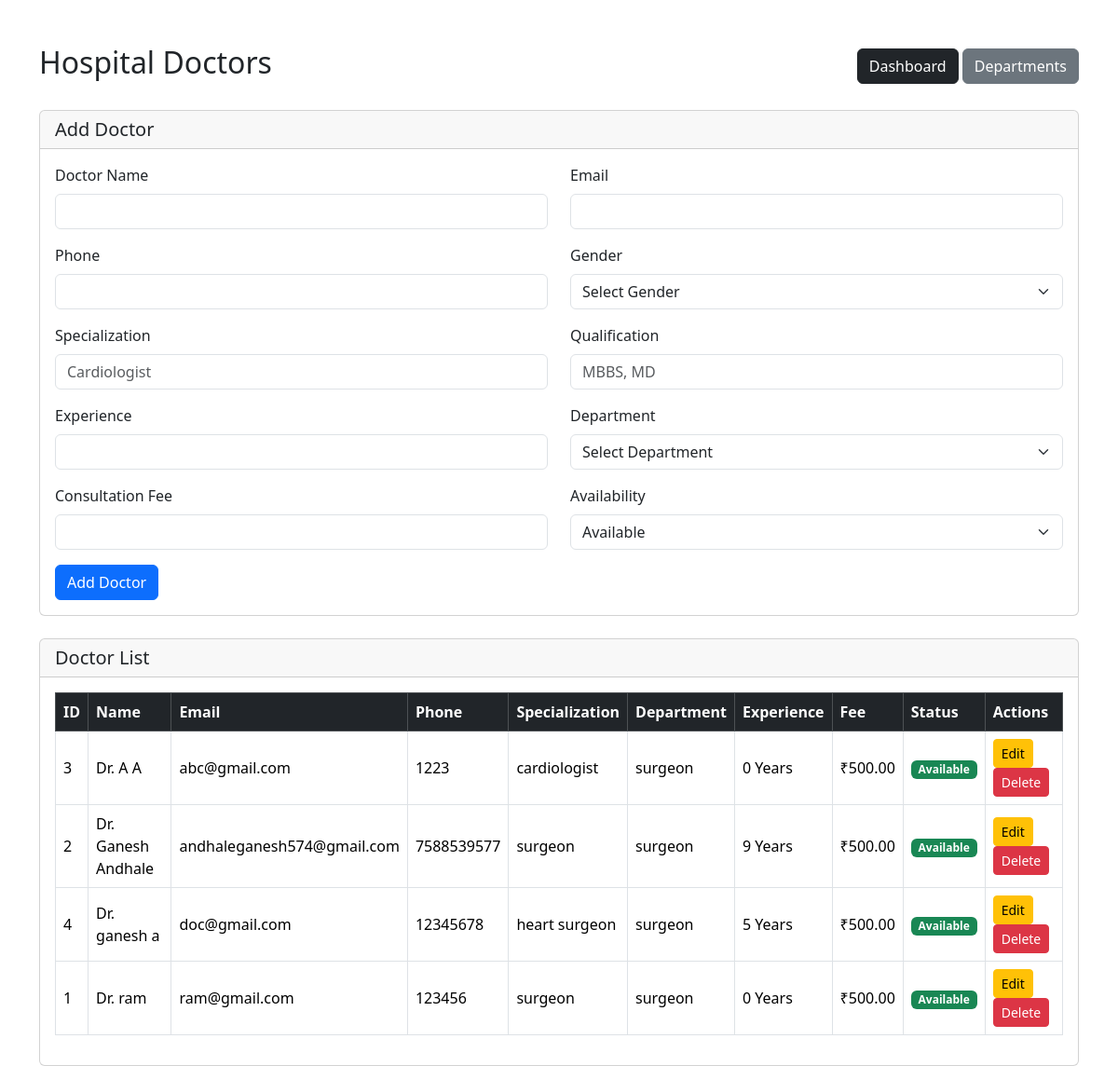
The app's page /doctors/ with its own data.
### doctors/models.py (models this page shows, shortened)
class Doctor(models.Model):
    GENDER_CHOICES = [
        ('Male', 'Male'),
        ('Female', 'Female'),
        ('Other', 'Other'),
    ]
    name = models.CharField(max_length=100)
    email = models.EmailField(unique=True)
    phone = models.CharField(max_length=15)
    gender = models.CharField(max_length=10, choices=GENDER_CHOICES)
    specialization = models.CharField(max_length=100)
    qualification = models.CharField(max_length=150)
    experience = models.PositiveIntegerField(default=0)
    department = models.ForeignKey(
        Department,
        on_delete=models.CASCADE,
        related_name='doctors'
    )
    consultation_fee = models.DecimalField(
        max_digits=10,
        decimal_places=2,
        default=0
    )
    available = models.BooleanField(default=True)
    profile_image = models.ImageField(
        upload_to='doctors/',
        blank=True,
        null=True
    )

### admin_panel/models.py (models this page shows, shortened)
class Department(models.Model):
    name = models.CharField(max_length=100)
    description = models.TextField(blank=True)

### doctors/views.py (the view)
# urls.py: path('doctors/', include('doctors.urls')),
def doctors(request):
    data = Doctor.objects.select_related(
        'department'
    ).all().order_by('name')
    departments = Department.objects.all().order_by('name')
    return render(
        request,
        'doctors/doctors.html',
        {
            'data': data,
            'departments': departments
        }
    )

### templates/doctors/doctors.html (shortened to what this page needs)
<!DOCTYPE html>
<html lang="en">
<head>
    <link
        href="https://cdn.jsdelivr.net/npm/bootstrap@5.3.3/dist/css/bootstrap.min.css"
        rel="stylesheet"
    >
</head>
<body>
<div class="container mt-5">
    <div class="d-flex justify-content-between align-items-center mb-4">
        <h2>Hospital Doctors</h2>
        <div>
            <a
                href="{% url 'dashboard' %}"
                class="btn btn-dark">
                Dashboard
            </a>
            <a
                href="{% url 'departments' %}"
                class="btn btn-secondary">
                Departments
            </a>
        </div>
    </div>
    <div class="card mb-4">
        <div class="card-header">
            <h5 class="mb-0">
                Add Doctor
            </h5>
        </div>
        <div class="card-body">
            <form
                method="POST"
                action="{% url 'doctor_save' %}">
                <div class="row">
                    <div class="col-md-6 mb-3">
                        <label class="form-label">
                            Doctor Name
                        </label>
                        <input
                            type="text"
                            name="name"
                            class="form-control"
                            required
                        >
                    </div>
                    <div class="col-md-6 mb-3">
                        <label class="form-label">
                            Email
                        </label>
                        <input
                            type="email"
                            name="email"
                            class="form-control"
                            required
                        >
                    </div>
                    <div class="col-md-6 mb-3">
                        <label class="form-label">
                            Phone
                        </label>
                        <input
                            type="text"
                            name="phone"
                            class="form-control"
                            required
                        >
                    </div>
                    <div class="col-md-6 mb-3">
                        <label class="form-label">
                            Gender
                        </label>
                        <select
                            name="gender"
                            class="form-select"
                            required>
                            <option value="">
                                Select Gender
                            </option>
                        </select>
                    </div>
                    <div class="col-md-6 mb-3">
                        <label class="form-label">
                            Specialization
                        </label>
                        <input
                            type="text"
                            name="specialization"
                            class="form-control"
                            placeholder="Cardiologist"
                            required
                        >
                    </div>
                    <div class="col-md-6 mb-3">
                        <label class="form-label">
                            Qualification
                        </label>
                        <input
                            type="text"
                            name="qualification"
                            class="form-control"
                            placeholder="MBBS, MD"
                            required
                        >
                    </div>
                    <div class="col-md-6 mb-3">
                        <label class="form-label">
                            Experience
                        </label>
                        <input
                            type="number"
                            name="experience"
                            class="form-control"
                            min="0"
                            required
                        >
                    </div>
                    <div class="col-md-6 mb-3">
                        <label class="form-label">
                            Department
                        </label>
                        <select
                            name="department"
                            class="form-select"
                            required>
                            <option value="">
                                Select Department
                            </option>
                        </select>
                    </div>
                    <div class="col-md-6 mb-3">
                        <label class="form-label">
                            Consultation Fee
                        </label>
                        <input
                            type="number"
                            name="consultation_fee"
                            class="form-control"
                            min="0"
                            step="0.01"
                            required
                        >
                    </div>
                    <div class="col-md-6 mb-3">
                        <label class="form-label">
                            Availability
                        </label>
                        <select
                            name="available"
                            class="form-select">
                            <option value="1">
                                Available
                            </option>
                        </select>
                    </div>
                </div>
                <button
                    type="submit"
                    class="btn btn-primary">
                    Add Doctor
                </button>
            </form>
        </div>
    </div>
    <div class="card">
        <div class="card-header">
            <h5 class="mb-0">
                Doctor List
            </h5>
        </div>
        <div class="card-body">
            <div class="table-responsive">
                <table
                    class="table table-bordered table-hover align-middle">
                    <thead class="table-dark">
                        <tr>
                            <th>ID</th>
                            <th>Name</th>
                            <th>Email</th>
                            <th>Phone</th>
                            <th>Specialization</th>
                            <th>Department</th>
                            <th>Experience</th>
                            <th>Fee</th>
                            <th>Status</th>
                            <th>Actions</th>
                        </tr>
                    </thead>
                    <tbody>
                        {% for doctor in data %}
                        <tr>
                            <td>
                                {{ doctor.id }}
                            </td>
                            <td>
                                Dr. {{ doctor.name }}
                            </td>
                            <td>
                                {{ doctor.email }}
                            </td>
                            <td>
                                {{ doctor.phone }}
                            </td>
                            <td>
                                {{ doctor.specialization }}
                            </td>
                            <td>
                                {{ doctor.department.name }}
                            </td>
                            <td>
                                {{ doctor.experience }} Years
                            </td>
                            <td>
                                ₹{{ doctor.consultation_fee }}
                            </td>
                            <td>
                                {% if doctor.available %}
                                <span class="badge bg-success">
                                    Available
                                </span>
                                {% else %}
                                <span class="badge bg-danger">
                                    Not Available
                                </span>
                                {% endif %}
                            </td>
                            <td>
                                <a
                                    href="{% url 'doctor_edit' doctor.id %}"
                                    class="btn btn-warning btn-sm">
                                    Edit
                                </a>
                                <a
                                    href="{% url 'doctor_delete' doctor.id %}"
                                    class="btn btn-danger btn-sm"
                                    onclick="return confirm('Are you sure you want to delete this doctor?');">
                                    Delete
                                </a>
                            </td>
                        </tr>
                        {% endfor %}
                    </tbody>
                </table>
            </div>
        </div>
    </div>
</div>
</body>
</html>

### records on screen
Doctor: id "3", name "A A", email "abc@gmail.com", phone "1223", specialization "cardiologist", department.name "surgeon", experience "0", consultation_fee "500.00", available "Available"
Doctor: id "2", name "Ganesh Andhale", email "andhaleganesh574@gmail.com", phone "7588539577", specialization "surgeon", department.name "surgeon", experience "9", consultation_fee "500.00", available "Available"
Doctor: id "4", name "ganesh a", email "doc@gmail.com", phone "12345678", specialization "heart surgeon", department.name "surgeon", experience "5", consultation_fee "500.00", available "Available"
Doctor: id "1", name "ram", email "ram@gmail.com", phone "123456", specialization "surgeon", department.name "surgeon", experience "0", consultation_fee "500.00", available "Available"
